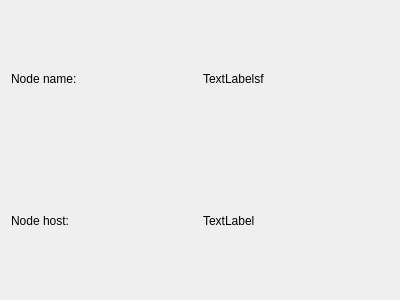
<?xml version="1.0" encoding="UTF-8"?>
<ui version="4.0">
 <class>NodeWidget</class>
 <widget class="QWidget" name="NodeWidget">
  <property name="geometry">
   <rect>
    <x>0</x>
    <y>0</y>
    <width>400</width>
    <height>300</height>
   </rect>
  </property>
  <property name="windowTitle">
   <string>Form</string>
  </property>
  <layout class="QVBoxLayout" name="verticalLayout_2">
   <item>
    <layout class="QVBoxLayout" name="verticalLayout">
     <item>
      <layout class="QHBoxLayout" name="horizontalLayout">
       <item>
        <widget class="QLabel" name="label">
         <property name="text">
          <string>Node name:</string>
         </property>
        </widget>
       </item>
       <item>
        <widget class="QLabel" name="node_name">
         <property name="text">
          <string>TextLabelsf</string>
         </property>
        </widget>
       </item>
      </layout>
     </item>
     <item>
      <layout class="QHBoxLayout" name="horizontalLayout_2">
       <item>
        <widget class="QLabel" name="label_2">
         <property name="text">
          <string>Node host:</string>
         </property>
        </widget>
       </item>
       <item>
        <widget class="QLabel" name="node_host">
         <property name="text">
          <string>TextLabel</string>
         </property>
        </widget>
       </item>
      </layout>
     </item>
    </layout>
   </item>
  </layout>
 </widget>
 <resources/>
 <connections/>
</ui>
